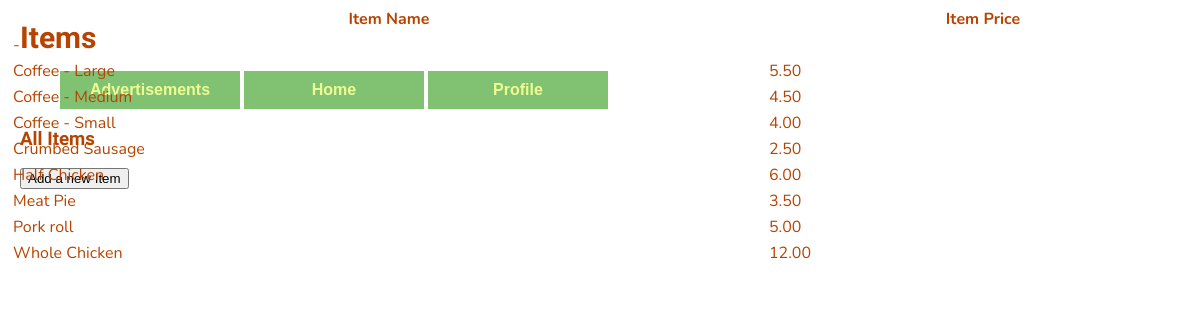
Page /items (signed in) on the earlier database version.
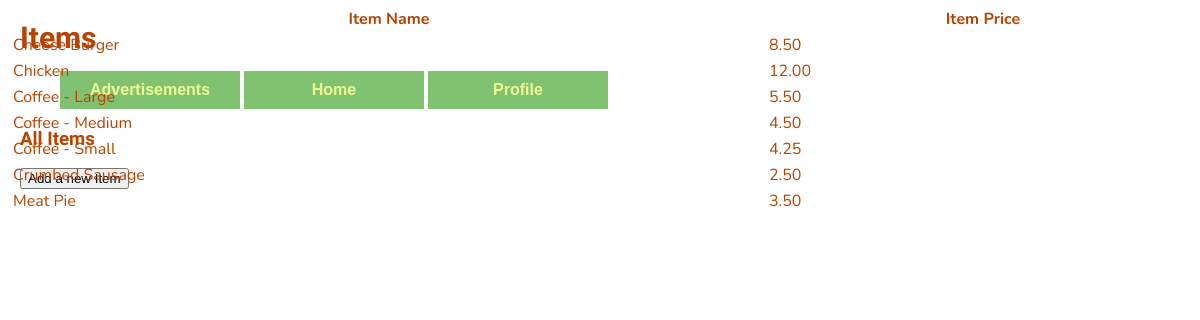
Same page on the later database version.
### website/models.py (models this page shows)
class Items(db.Model):
    itemID = db.Column(db.Integer, primary_key=True)
    itemName = db.Column(db.String(50), nullable=False)
    itemPrice = db.Column(db.String(50), nullable=False)
    itemSubitem = db.Column(db.String(120))
    primaryUserID = db.Column(db.Integer, db.ForeignKey('users.id', name='fk_items_users'))
    menuitems = db.relationship('MenuItems', back_populates='item')

### website/views.py (the view)
@views.route('/items')
@login_required
def items():
    user = current_user
    items = Items.query.filter_by(primaryUserID=user.id).order_by(asc(Items.itemName)).all()
    return render_template("Items.html", user=user, items=items)

### website/__init__.py (called while the page is built)
def create_app():
    app = Flask(__name__)
    app.config['SECRET_KEY'] = 'itAlwaysWorksInTheEnd'
    app.config['SQLALCHEMY_DATABASE_URI'] = f'sqlite:///{DB_NAME}'
    db.init_app(app)
    migrate.init_app(app, db)
    app.config['UPLOAD_FOLDER'] = UPLOAD_FOLDER
    from .views import views
    from .displays import displays
    from .auth import auth
    from .adsControl import adsControl
    app.register_blueprint(views, url_prefix='/')
    app.register_blueprint(displays, url_prefix='/')
    app.register_blueprint(auth, url_prefix='/')
    app.register_blueprint(adsControl, url_prefix='/')
    login_manager = LoginManager()
    login_manager.login_view = 'auth.login'
    login_manager.init_app(app)
    @login_manager.user_loader
    def load_user(id):
        from .models import Users
        return Users.query.get(int(id))
    return app

### website/templates/Items.html
{% extends "base.html" %} {% block title %}Items{% endblock %}
{% block content %}
    <div class="header" id="myHeader">
        <h2>Items</h2>
        <nav>
            <ul>
                <li><a href='/adsMedia'>Advertisements</a></li>
                <li><a href='/home'>Home</a></li>
                <li><a href='/profile'>Profile</a></li>
            </ul>
        </nav>
    </div>
    <div>
    <h3>All Items</h3>
        <button type="button" onclick="window.location.href='/itemAddNew';">Add a new Item</button>
        <table>
            <thead>
                <tr>
                <th>Item Name</th>
                <th>Item Price</th>
                </tr>
            </thead>
            <tbody>
            {% for item in items %}
                <tr onclick="window.location.href='/itemEdit/{{ item.itemID }}';" name="{{ item.itemID }}">
                    <td>{{ item.itemName }}</td>
                    <td>{{ item.itemPrice }}</td>
                </tr>
            {% endfor %}
            </tbody>
        </table>
    </div>
{% endblock %}

### website/templates/base.html (shortened to what this page needs)
<!DOCTYPE html>
<html lang="en">
<head>
    <link rel="stylesheet" href="{{ url_for('static', filename='style.css') }}">
    <link href="https://cdnjs.cloudflare.com/ajax/libs/select2/4.0.13/css/select2.min.css" rel="stylesheet" />
</head>
<body>
    {% block content %}
    {% endblock %}
</body>
</html>

### website/static/style.css (style rules this page uses)
body { background: #ffffff; width: 1200px; height: 680px; font-family: 'Lobster', sans-serif; font-size: 1rem; color: #b64400; margin: 20px; }
h2 { font-size: 30px; margin-top: 2px; margin-bottom: 2px; }
nav ul li { display: inline-block; }
nav a { font-family: 'Orbitron', sans-serif; font-weight: bold; text-align: center; text-decoration: none; display: inline-block; padding: 10px 30px; width: 120px; }
nav a:link, nav a:visited { color: #EFFC93; background-color: #80C271; }
table { position: absolute; top: 0; left: 0; width: 100%; }
p, table { font-family: 'Nunito', sans-serif; font-size: 16px; margin-top: 5px; margin-bottom: 5px; padding-top: 0; }
table { width: 100%; padding-left: 10px; }

Differences in the rows shown:
removed Items: itemName "Half Chicken", itemPrice "6.00"
removed Items: itemName "Pork roll", itemPrice "5.00"
changed Items: itemName "-" → "Cheese Burger"; itemPrice (not shown) → "8.50"
changed Items: itemName "Whole Chicken" → "Chicken"; moves up the list
changed Items "Coffee - Small": itemPrice "4.00" → "4.25"
